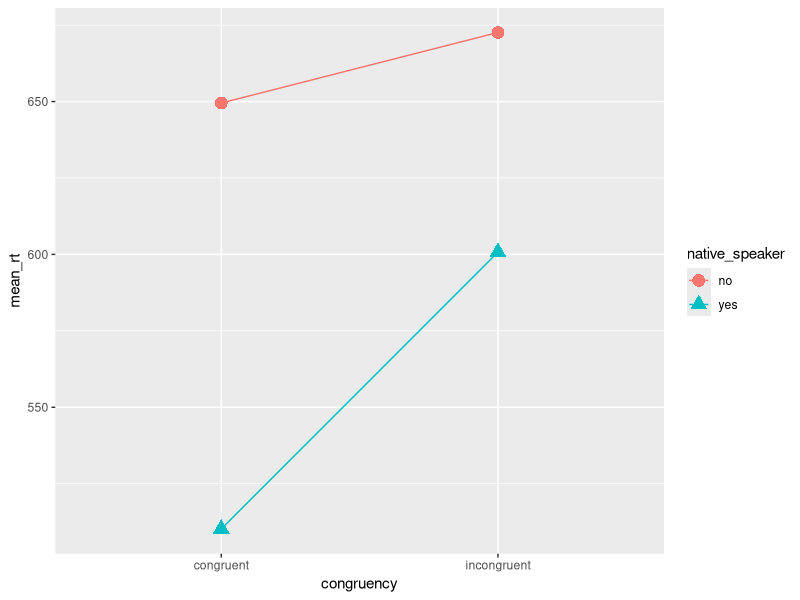

Recreate this plot in R.
## ---- chunk 1
knitr::opts_chunk$set(echo = TRUE)
## ---- chunk 2
library("lme4")
library("tidyverse")

demog <- read_csv("demographics2.csv", col_types = "ic")

stroop <- read_csv("stroop2.csv", col_types = "idccc")

demog

stroop
## ---- chunk 3
joined <- demog %>%
  filter(!is.na(native_speaker)) %>%
  inner_join(stroop, "subj_id") %>%
  mutate(congruency = if_else(ink_colour == word, "congruent", "incongruent")) %>%
  filter(response == ink_colour)

joined
## ---- chunk 4
cell_means <- joined %>%
  group_by(native_speaker, congruency) %>%
  summarise(mean_rt = mean(rt, na.rm = TRUE), .groups = "drop")

ggplot(cell_means, aes(congruency, mean_rt, colour = native_speaker)) +
  geom_point(aes(shape = native_speaker), size = 4) +
  geom_line(aes(group = native_speaker))
## ---- chunk 5
dev_coded <- joined %>%
  mutate(NS = if_else(native_speaker == "yes", .5, -.5),
         C = if_else(congruency == "incongruent", .5, -.5))

## double-check that we did it correctly
distinct(dev_coded, native_speaker, congruency, NS, C)
## ---- chunk 6
count(dev_coded, subj_id, native_speaker, congruency)
## ---- chunk 7
mod <- lmer(rt ~ NS * C + (C | subj_id), dev_coded, REML = FALSE)

summary(mod)
## ---- chunk 8
mod_NS <- update(mod, . ~ . -NS)
mod_C <- update(mod, . ~ . -C)
mod_NSC <- update(mod, . ~ . -NS:C)

anova(mod, mod_NS) # main effect of native speaker

anova(mod, mod_C) # main effect of congruency

anova(mod, mod_NSC) # native speaker by congruency interaction
